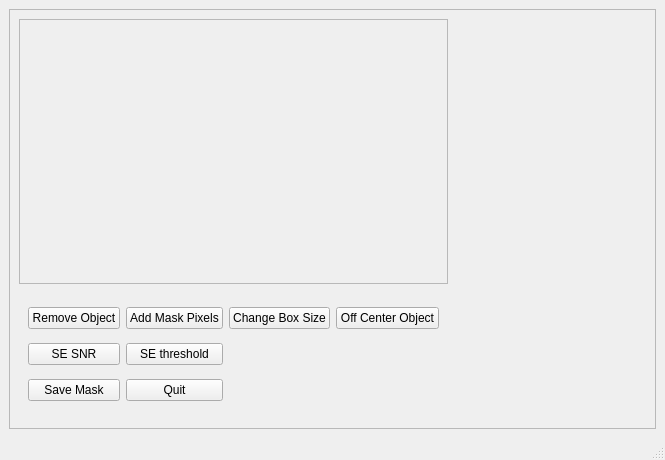
<?xml version="1.0" encoding="UTF-8"?>
<ui version="4.0">
 <class>maskWindow</class>
 <widget class="QMainWindow" name="maskWindow">
  <property name="geometry">
   <rect>
    <x>0</x>
    <y>0</y>
    <width>665</width>
    <height>460</height>
   </rect>
  </property>
  <property name="windowTitle">
   <string>MainWindow</string>
  </property>
  <widget class="QWidget" name="centralwidget">
   <layout class="QGridLayout" name="gridLayout">
    <item row="0" column="1">
     <widget class="QFrame" name="mainframe">
      <property name="frameShape">
       <enum>QFrame::StyledPanel</enum>
      </property>
      <property name="frameShadow">
       <enum>QFrame::Raised</enum>
      </property>
      <layout class="QGridLayout" name="gridLayout_2">
       <item row="0" column="1">
        <widget class="QWidget" name="widget" native="true"/>
       </item>
       <item row="2" column="1">
        <widget class="QWidget" name="widget_2" native="true"/>
       </item>
       <item row="2" column="0">
        <widget class="QWidget" name="buttonWidget" native="true">
         <property name="mouseTracking">
          <bool>true</bool>
         </property>
         <layout class="QGridLayout" name="maskButtonLayout">
          <item row="0" column="3">
           <widget class="QPushButton" name="mcenterButton">
            <property name="text">
             <string>Off Center Object</string>
            </property>
           </widget>
          </item>
          <item row="0" column="0">
           <widget class="QPushButton" name="mremoveButton">
            <property name="text">
             <string>Remove Object</string>
            </property>
           </widget>
          </item>
          <item row="5" column="1">
           <widget class="QPushButton" name="mquitButton">
            <property name="text">
             <string>Quit</string>
            </property>
           </widget>
          </item>
          <item row="4" column="1">
           <widget class="QPushButton" name="msethresholdButton">
            <property name="text">
             <string>SE threshold</string>
            </property>
           </widget>
          </item>
          <item row="0" column="2">
           <widget class="QPushButton" name="mboxsizeButton">
            <property name="text">
             <string>Change Box Size</string>
            </property>
           </widget>
          </item>
          <item row="4" column="0">
           <widget class="QPushButton" name="msesnrButton">
            <property name="text">
             <string>SE SNR</string>
            </property>
           </widget>
          </item>
          <item row="0" column="1">
           <widget class="QPushButton" name="maddButton">
            <property name="text">
             <string>Add Mask Pixels</string>
            </property>
           </widget>
          </item>
          <item row="5" column="0">
           <widget class="QPushButton" name="msaveButton">
            <property name="text">
             <string>Save Mask</string>
            </property>
           </widget>
          </item>
         </layout>
        </widget>
       </item>
       <item row="1" column="1">
        <widget class="QWidget" name="widget_3" native="true"/>
       </item>
       <item row="0" column="0" rowspan="2">
        <widget class="QFrame" name="cutouts">
         <property name="frameShape">
          <enum>QFrame::StyledPanel</enum>
         </property>
         <property name="frameShadow">
          <enum>QFrame::Raised</enum>
         </property>
         <layout class="QGridLayout" name="cutoutsLayout">
          <item row="0" column="0">
           <widget class="QWidget" name="dummyWidget" native="true"/>
          </item>
         </layout>
        </widget>
       </item>
      </layout>
     </widget>
    </item>
   </layout>
  </widget>
  <widget class="QMenuBar" name="menubar">
   <property name="geometry">
    <rect>
     <x>0</x>
     <y>0</y>
     <width>665</width>
     <height>22</height>
    </rect>
   </property>
  </widget>
  <widget class="QStatusBar" name="statusbar"/>
 </widget>
 <resources/>
 <connections/>
</ui>
